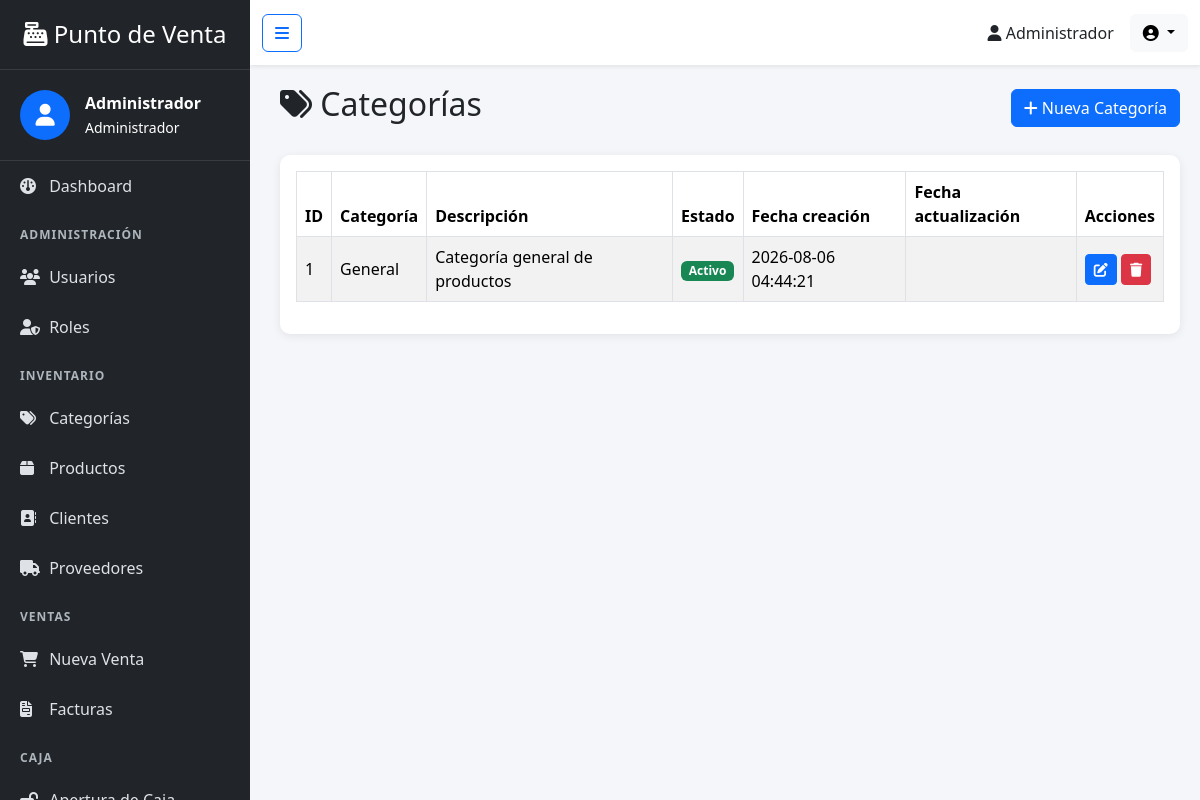
The page /categorias.php (signed in) on the database its author committed.
### tables this page shows
CREATE TABLE categorias (
    id_categoria INT AUTO_INCREMENT PRIMARY KEY,
    categoria VARCHAR(150) not null unique,
    descripcion varchar(255),
    estado tinyint(1) not null DEFAULT 1,
    fecha_creacion datetime not null default CURRENT_TIMESTAMP,
    fecha_actualizacion datetime null
    on UPDATE CURRENT_TIMESTAMP
    );

### includes/permisos.php (called while the page is built, shortened)
<?php
function obtenerPermisos($conn)
{
    static $permisosPorRol = [];
    $id_rol = intval($_SESSION['id_rol'] ?? 0);
    if (isset($permisosPorRol[$id_rol])) {
        return $permisosPorRol[$id_rol];
    }
    $query = "SELECT p.nombre
              FROM roles_permisos rp
              INNER JOIN permisos p ON p.id_permiso = rp.id_permiso
              INNER JOIN roles r ON r.id_rol = rp.id_rol
              WHERE rp.id_rol = ?
              AND p.estado = 1
              AND r.estado = 1";
    $stmt = $conn->prepare($query);
    $stmt->bind_param("i", $id_rol);
    $stmt->execute();
    $resultado = $stmt->get_result();
    $permisos = [];
    while ($fila = $resultado->fetch_assoc()) {
        $permisos[] = $fila['nombre'];
    }
    return $permisos;
}
function tienePermiso($conn, $permiso)
{
    return in_array($permiso, obtenerPermisos($conn), true);
}

### categorias.php (the view, shortened to what this page needs)
<?php
require "config/db.php";
$query = "
    SELECT
        id_categoria,
        categoria,
        descripcion,
        estado,
        fecha_creacion,
        fecha_actualizacion
    FROM categorias
    ORDER BY id_categoria DESC
";
$resultado = $conn->query($query);
include "includes/header.php";
include "includes/sidebar.php";
include "includes/navbar.php";
?>
<div class="content">
    <div class="d-flex justify-content-between align-items-center mb-4">
        <h2>
            <i class="fa-solid fa-tags"></i>
            Categorías
        </h2>
        <a class="btn btn-primary" href="nuevaCategoria.php">
            <i class="fa-solid fa-plus"></i>
            Nueva Categoría
        </a>
    </div>
    <div class="card">
        <div class="card-body">
            <div class="table-responsive">
                <table class="table table-bordered table-striped datatable align-middle">
                    <thead>
                        <tr>
                            <th>ID</th>
                            <th>Categoría</th>
                            <th>Descripción</th>
                            <th>Estado</th>
                            <th>Fecha creación</th>
                            <th>Fecha actualización</th>
                            <th>Acciones</th>
                        </tr>
                    </thead>
                    <tbody>
                        <?php while ($categoria = $resultado->fetch_assoc()) { ?>
                            <tr>
                                <td><?php echo $categoria['id_categoria']; ?></td>
                                <td><?php echo htmlspecialchars($categoria['categoria']); ?></td>
                                <td><?php echo htmlspecialchars($categoria['descripcion']); ?></td>
                                <td>
                                    <?php if ($categoria['estado'] == 1) { ?>
                                        <span class="badge bg-success">Activo</span>
                                    <?php } else { ?>
                                        <span class="badge bg-danger">Inactivo</span>
                                    <?php } ?>
                                </td>
                                <td><?php echo $categoria['fecha_creacion']; ?></td>
                                <td><?php echo $categoria['fecha_actualizacion'] ?? ''; ?></td>
                                <td class="text-nowrap">
                                    <a href="editarCategoria.php?id=<?php echo $categoria['id_categoria']; ?>"
                                        class="btn btn-primary btn-sm" title="Editar categoría">
                                        <i class="fa-solid fa-pen-to-square"></i>
                                    </a>
                                    <?php if ($categoria['estado'] == 1) { ?>
                                        <a href="controllers/eliminarCategoria.php?id=<?php echo $categoria['id_categoria']; ?>"
                                            class="btn btn-danger btn-sm" title="Eliminar categoría"
                                            onclick="return confirm('¿Desea desactivar esta categoría?')">
                                            <i class="fa-solid fa-trash"></i>
                                        </a>
                                    <?php } ?>
                                </td>
                            </tr>
                        <?php } ?>
                    </tbody>
                </table>
            </div>
        </div>
    </div>
</div>
<?php include "includes/footer.php"; ?>

### includes/header.php (style rules this page uses)
body { background:#f4f6f9; overflow-x:hidden; }
a { text-decoration:none; }
.content { margin-left:260px; padding:20px; transition:margin-left .3s; }
.card { border:none; border-radius:10px; box-shadow:0 2px 10px rgba(0,0,0,.08); }
.table thead { background:#0d6efd; color:white; }

### rows shown on the page
categorias: id_categoria "1", categoria "General", descripcion "Categoría general de productos", estado "Activo", fecha_creacion "2026-08-06 04:44:21"

### other values the page prints
$_SESSION['nombre'] "Administrador"
$_SESSION['nombre_rol'] "Administrador"
